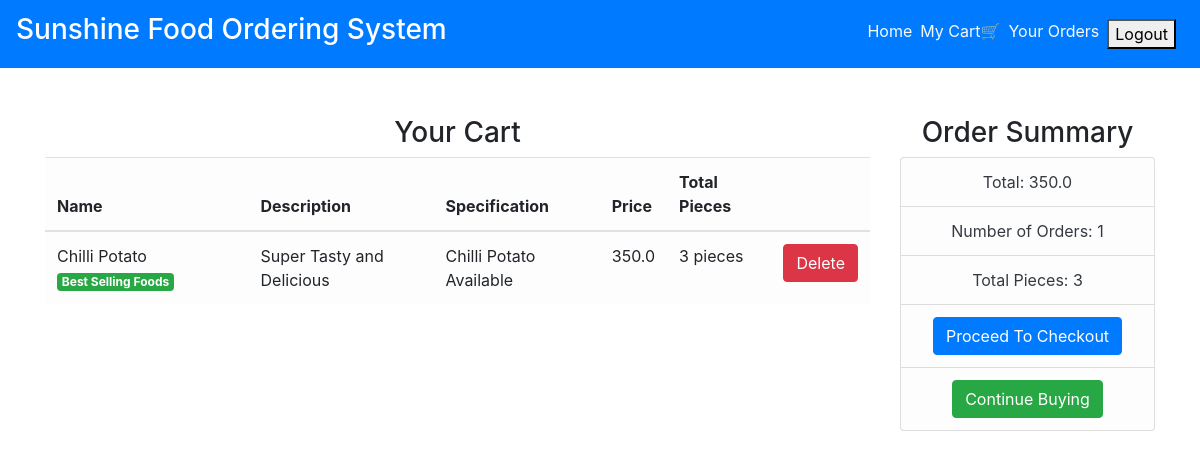
/cart/ (signed in), run on the app's committed database.
### main/models.py (models this page shows, shortened)
class CartItems(models.Model):
    ORDER_STATUS = (
        ('Active', 'Active'),
        ('Delivered', 'Delivered')
    )
    user = models.ForeignKey(User, on_delete=models.CASCADE)
    item = models.ForeignKey(Item, on_delete=models.CASCADE)
    ordered = models.BooleanField(default=False)
    quantity = models.IntegerField(default=1)
    ordered_date = models.DateField(default=timezone.now)
    status = models.CharField(max_length=20, choices=ORDER_STATUS, default='Active')
    delivery_date = models.DateField(default=timezone.now)
    class Meta:
        verbose_name = 'Cart Item'
        verbose_name_plural = 'Cart Items'

class Item(models.Model):
    LABELS = (
        ('Best Selling Foods', 'Best Selling Foods'),
        ('New Food', 'New Food'),
        ('Spicy Foods🔥', 'Spicy Foods🔥'),
    )
    LABEL_COLOUR = (
        ('danger', 'danger'),
        ('success', 'success'),
        ('primary', 'primary'),
        ('info', 'info'),
        ('warning', 'warning'),
    )
    title = models.CharField(max_length=150)
    description = models.CharField(max_length=250,blank=True)
    price = models.FloatField()
    pieces = models.IntegerField(default=6)
    instructions = models.CharField(max_length=250,default="Available")
    image = models.ImageField(default='default.png', upload_to='images/')
    labels = models.CharField(max_length=25, choices=LABELS, blank=True)
    label_colour = models.CharField(max_length=15, choices=LABEL_COLOUR, blank=True)
    slug = models.SlugField(default="foods")
    created_by = models.ForeignKey(User, on_delete=models.CASCADE)

### main/views.py (the view)
# urls.py: path('cart/', views.get_cart_items, name='cart'),
@login_required
def get_cart_items(request):
    cart_items = CartItems.objects.filter(user=request.user,ordered=False)
    bill = cart_items.aggregate(Sum('item__price'))
    number = cart_items.aggregate(Sum('quantity'))
    pieces = cart_items.aggregate(Sum('item__pieces'))
    total = bill.get("item__price__sum")
    count = number.get("quantity__sum")
    total_pieces = pieces.get("item__pieces__sum")
    context = {
        'cart_items':cart_items,
        'total': total,
        'count': count,
        'total_pieces': total_pieces
    }
    return render(request, 'main/cart.html', context)

### main/templatetags/get_group.py (called while the page is built)
@register.filter(name='has_group')
def has_group(user, group_name):
    return user.groups.filter(name=group_name).exists()

### main/templates/main/cart.html
{% extends "main/layout.html" %}
{% block content %}
<div class="cart">
    <div class="container">
        <div class="row">
            <div class="col-sm-9 mt-5">
                <h3 class="text-center">Your Cart</h3>
                {% if cart_items %}
                <div class="table-responsive">
                    <table class="table table-light">
                        <thead>
                        <tr>
                            <th scope="col">Name</th>
                            <th scope="col">Description</th>
                            <th scope="col">Specification</th>
                            <th scope="col">Price</th>
                            <th scope="col">Total Pieces</th>
                            <th scope="col"></th>
                        </tr>
                        </thead>
                        <tbody>
                            {% for cart in cart_items %}
                        <tr>
                            <td>{{ cart.item.title }} <span class="badge badge-{{ cart.item.label_colour }}">{{ cart.item.labels }}</span></td>
                            <td>{{ cart.item.description }}</td>
                            <td>{{ cart.item.instructions }}</td>
                            <td>{{ cart.item.price }}</td>
                            <td>{{ cart.item.pieces }} pieces</td>
                            <td><a class="btn btn-danger" href="{% url 'main:remove-from-cart' cart.id %}">Delete</a></td>
                        </tr>
                            {% endfor %}
                        </tbody>
                    </table>
                </div>
                {% else %}
                <h4 class="text-center">Sorry, Your Cart is Empty....Please add Items!!!</h4>
                {% endif %}
            </div>
            <div class="col-sm-3 mt-5 mb-3">
                <div class="content-section">
                    <h3 class="text-center">Order Summary</h3>
                      <ul class="list-group">
                        <li class="list-group-item list-group-item-light text-center text-dark">Total: {{ total }}</li>
                        <li class="list-group-item list-group-item-light text-center text-dark">Number of Orders: {{ count }}</li>
                        <li class="list-group-item list-group-item-light text-center text-dark">Total Pieces: {{ total_pieces }}</li>
                        <li class="list-group-item list-group-item-light text-center text-dark"><a class="btn btn-primary" href="{% url 'main:ordered' %}">Proceed To Checkout</a></li>
                        <li class="list-group-item list-group-item-light text-center"><a class="btn btn-success" href="/">Continue Buying</a></li>
                      </ul>
                </div>
            </div>
        </div>
    </div>
</div>
{% endblock content %}

### data on the page
CartItems: item "Chilli Potato", item.labels "Best Selling Foods", item.description "Super Tasty and Delicious", item.instructions "Chilli Potato Available", item.price "350.0", item.pieces "3"

### other printed values
{{ total }} "350.0"
{{ count }} "1"
{{ total_pieces }} "3"
